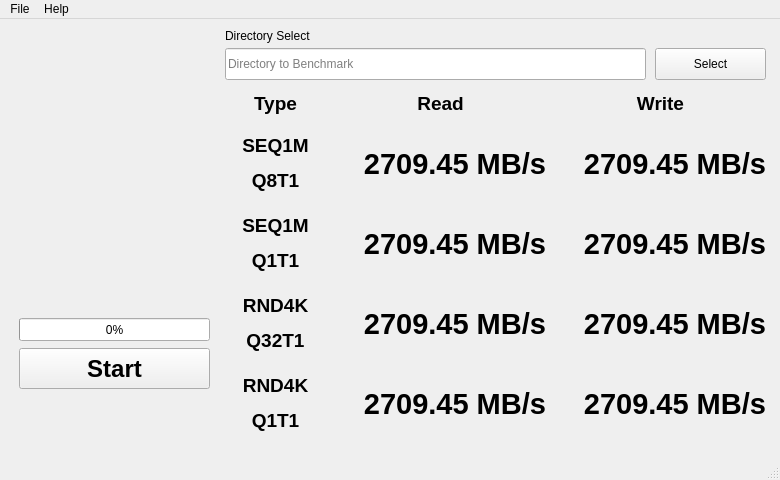
<?xml version="1.0" encoding="UTF-8"?>
<ui version="4.0">
 <class>MainWindow</class>
 <widget class="QMainWindow" name="MainWindow">
  <property name="geometry">
   <rect>
    <x>0</x>
    <y>0</y>
    <width>780</width>
    <height>480</height>
   </rect>
  </property>
  <property name="minimumSize">
   <size>
    <width>780</width>
    <height>480</height>
   </size>
  </property>
  <property name="maximumSize">
   <size>
    <width>780</width>
    <height>480</height>
   </size>
  </property>
  <property name="windowTitle">
   <string>Crazy DiskMark</string>
  </property>
  <property name="windowIcon">
   <iconset>
    <normaloff>images/icon.png</normaloff>images/icon.png</iconset>
  </property>
  <widget class="QWidget" name="centralwidget">
   <layout class="QHBoxLayout" name="horizontalLayout">
    <item>
     <widget class="QFrame" name="leftFrame">
      <property name="minimumSize">
       <size>
        <width>0</width>
        <height>0</height>
       </size>
      </property>
      <property name="maximumSize">
       <size>
        <width>210</width>
        <height>16777215</height>
       </size>
      </property>
      <property name="frameShape">
       <enum>QFrame::NoFrame</enum>
      </property>
      <property name="frameShadow">
       <enum>QFrame::Plain</enum>
      </property>
      <widget class="QLabel" name="logoLabel">
       <property name="geometry">
        <rect>
         <x>10</x>
         <y>0</y>
         <width>191</width>
         <height>281</height>
        </rect>
       </property>
       <property name="text">
        <string/>
       </property>
       <property name="pixmap">
        <pixmap>images/logo.png</pixmap>
       </property>
      </widget>
      <widget class="QPushButton" name="startPushButton">
       <property name="geometry">
        <rect>
         <x>10</x>
         <y>320</y>
         <width>191</width>
         <height>41</height>
        </rect>
       </property>
       <property name="font">
        <font>
         <pointsize>18</pointsize>
         <weight>75</weight>
         <bold>true</bold>
        </font>
       </property>
       <property name="text">
        <string>Start</string>
       </property>
      </widget>
      <widget class="QProgressBar" name="progressBar">
       <property name="geometry">
        <rect>
         <x>10</x>
         <y>290</y>
         <width>191</width>
         <height>23</height>
        </rect>
       </property>
       <property name="sizePolicy">
        <sizepolicy hsizetype="Fixed" vsizetype="Fixed">
         <horstretch>0</horstretch>
         <verstretch>0</verstretch>
        </sizepolicy>
       </property>
       <property name="value">
        <number>0</number>
       </property>
      </widget>
     </widget>
    </item>
    <item>
     <widget class="QFrame" name="rightFrame">
      <property name="frameShape">
       <enum>QFrame::NoFrame</enum>
      </property>
      <property name="frameShadow">
       <enum>QFrame::Plain</enum>
      </property>
      <widget class="QLineEdit" name="directoryLineEdit">
       <property name="geometry">
        <rect>
         <x>0</x>
         <y>20</y>
         <width>421</width>
         <height>32</height>
        </rect>
       </property>
       <property name="readOnly">
        <bool>true</bool>
       </property>
       <property name="placeholderText">
        <string>Directory to Benchmark</string>
       </property>
      </widget>
      <widget class="QLabel" name="directoryLabel">
       <property name="geometry">
        <rect>
         <x>0</x>
         <y>0</y>
         <width>141</width>
         <height>16</height>
        </rect>
       </property>
       <property name="text">
        <string>Directory Select</string>
       </property>
      </widget>
      <widget class="QPushButton" name="selectPushButton">
       <property name="geometry">
        <rect>
         <x>430</x>
         <y>20</y>
         <width>111</width>
         <height>32</height>
        </rect>
       </property>
       <property name="text">
        <string>Select</string>
       </property>
      </widget>
      <widget class="QLabel" name="typeLabel">
       <property name="geometry">
        <rect>
         <x>0</x>
         <y>60</y>
         <width>101</width>
         <height>31</height>
        </rect>
       </property>
       <property name="autoFillBackground">
        <bool>false</bool>
       </property>
       <property name="styleSheet">
        <string notr="true">font: 57 10pt &quot;Ubuntu&quot;;</string>
       </property>
       <property name="frameShape">
        <enum>QFrame::NoFrame</enum>
       </property>
       <property name="frameShadow">
        <enum>QFrame::Sunken</enum>
       </property>
       <property name="lineWidth">
        <number>1</number>
       </property>
       <property name="text">
        <string>&lt;html&gt;&lt;head/&gt;&lt;body&gt;&lt;p align=&quot;center&quot;&gt;&lt;span style=&quot; font-size:14pt; font-weight:600;&quot;&gt;Type&lt;/span&gt;&lt;/p&gt;&lt;/body&gt;&lt;/html&gt;</string>
       </property>
      </widget>
      <widget class="QLabel" name="ReadLabel">
       <property name="geometry">
        <rect>
         <x>110</x>
         <y>60</y>
         <width>211</width>
         <height>31</height>
        </rect>
       </property>
       <property name="autoFillBackground">
        <bool>false</bool>
       </property>
       <property name="styleSheet">
        <string notr="true">font: 57 10pt &quot;Ubuntu&quot;;</string>
       </property>
       <property name="frameShape">
        <enum>QFrame::NoFrame</enum>
       </property>
       <property name="frameShadow">
        <enum>QFrame::Sunken</enum>
       </property>
       <property name="lineWidth">
        <number>1</number>
       </property>
       <property name="text">
        <string>&lt;html&gt;&lt;head/&gt;&lt;body&gt;&lt;p align=&quot;center&quot;&gt;&lt;span style=&quot; font-size:14pt; font-weight:600;&quot;&gt;Read&lt;/span&gt;&lt;/p&gt;&lt;/body&gt;&lt;/html&gt;</string>
       </property>
      </widget>
      <widget class="QLabel" name="writeLabel">
       <property name="geometry">
        <rect>
         <x>330</x>
         <y>60</y>
         <width>211</width>
         <height>31</height>
        </rect>
       </property>
       <property name="autoFillBackground">
        <bool>false</bool>
       </property>
       <property name="styleSheet">
        <string notr="true">font: 57 10pt &quot;Ubuntu&quot;;</string>
       </property>
       <property name="frameShape">
        <enum>QFrame::NoFrame</enum>
       </property>
       <property name="frameShadow">
        <enum>QFrame::Sunken</enum>
       </property>
       <property name="lineWidth">
        <number>1</number>
       </property>
       <property name="text">
        <string>&lt;html&gt;&lt;head/&gt;&lt;body&gt;&lt;p align=&quot;center&quot;&gt;&lt;span style=&quot; font-size:14pt; font-weight:600;&quot;&gt;Write&lt;/span&gt;&lt;/p&gt;&lt;/body&gt;&lt;/html&gt;</string>
       </property>
      </widget>
      <widget class="QLabel" name="seq1mq8t1Label">
       <property name="geometry">
        <rect>
         <x>0</x>
         <y>100</y>
         <width>101</width>
         <height>71</height>
        </rect>
       </property>
       <property name="autoFillBackground">
        <bool>false</bool>
       </property>
       <property name="styleSheet">
        <string notr="true">font: 57 10pt &quot;Ubuntu&quot;;</string>
       </property>
       <property name="frameShape">
        <enum>QFrame::NoFrame</enum>
       </property>
       <property name="frameShadow">
        <enum>QFrame::Sunken</enum>
       </property>
       <property name="lineWidth">
        <number>1</number>
       </property>
       <property name="text">
        <string>&lt;html&gt;&lt;head/&gt;&lt;body&gt;&lt;p align=&quot;center&quot;&gt;&lt;span style=&quot; font-size:14pt; font-weight:600;&quot;&gt;SEQ1M&lt;/span&gt;&lt;/p&gt;&lt;p align=&quot;center&quot;&gt;&lt;span style=&quot; font-size:14pt; font-weight:600;&quot;&gt;Q8T1&lt;/span&gt;&lt;/p&gt;&lt;/body&gt;&lt;/html&gt;</string>
       </property>
      </widget>
      <widget class="QLabel" name="seq1mq1t1Label">
       <property name="geometry">
        <rect>
         <x>0</x>
         <y>180</y>
         <width>101</width>
         <height>71</height>
        </rect>
       </property>
       <property name="autoFillBackground">
        <bool>false</bool>
       </property>
       <property name="styleSheet">
        <string notr="true">font: 57 10pt &quot;Ubuntu&quot;;</string>
       </property>
       <property name="frameShape">
        <enum>QFrame::NoFrame</enum>
       </property>
       <property name="frameShadow">
        <enum>QFrame::Sunken</enum>
       </property>
       <property name="lineWidth">
        <number>1</number>
       </property>
       <property name="text">
        <string>&lt;html&gt;&lt;head/&gt;&lt;body&gt;&lt;p align=&quot;center&quot;&gt;&lt;span style=&quot; font-size:14pt; font-weight:600;&quot;&gt;SEQ1M&lt;/span&gt;&lt;/p&gt;&lt;p align=&quot;center&quot;&gt;&lt;span style=&quot; font-size:14pt; font-weight:600;&quot;&gt;Q1T1&lt;/span&gt;&lt;/p&gt;&lt;/body&gt;&lt;/html&gt;</string>
       </property>
      </widget>
      <widget class="QLabel" name="rnd4kq32t1Label">
       <property name="geometry">
        <rect>
         <x>0</x>
         <y>260</y>
         <width>101</width>
         <height>71</height>
        </rect>
       </property>
       <property name="autoFillBackground">
        <bool>false</bool>
       </property>
       <property name="styleSheet">
        <string notr="true">font: 57 10pt &quot;Ubuntu&quot;;</string>
       </property>
       <property name="frameShape">
        <enum>QFrame::NoFrame</enum>
       </property>
       <property name="frameShadow">
        <enum>QFrame::Sunken</enum>
       </property>
       <property name="lineWidth">
        <number>1</number>
       </property>
       <property name="text">
        <string>&lt;html&gt;&lt;head/&gt;&lt;body&gt;&lt;p align=&quot;center&quot;&gt;&lt;span style=&quot; font-size:14pt; font-weight:600;&quot;&gt;RND4K&lt;/span&gt;&lt;/p&gt;&lt;p align=&quot;center&quot;&gt;&lt;span style=&quot; font-size:14pt; font-weight:600;&quot;&gt;Q32T1&lt;/span&gt;&lt;/p&gt;&lt;/body&gt;&lt;/html&gt;</string>
       </property>
      </widget>
      <widget class="QLabel" name="rnd4kq1t1Label">
       <property name="geometry">
        <rect>
         <x>0</x>
         <y>340</y>
         <width>101</width>
         <height>71</height>
        </rect>
       </property>
       <property name="autoFillBackground">
        <bool>false</bool>
       </property>
       <property name="styleSheet">
        <string notr="true">font: 57 10pt &quot;Ubuntu&quot;;</string>
       </property>
       <property name="frameShape">
        <enum>QFrame::NoFrame</enum>
       </property>
       <property name="frameShadow">
        <enum>QFrame::Sunken</enum>
       </property>
       <property name="lineWidth">
        <number>1</number>
       </property>
       <property name="text">
        <string>&lt;html&gt;&lt;head/&gt;&lt;body&gt;&lt;p align=&quot;center&quot;&gt;&lt;span style=&quot; font-size:14pt; font-weight:600;&quot;&gt;RND4K&lt;/span&gt;&lt;/p&gt;&lt;p align=&quot;center&quot;&gt;&lt;span style=&quot; font-size:14pt; font-weight:600;&quot;&gt;Q1T1&lt;/span&gt;&lt;/p&gt;&lt;/body&gt;&lt;/html&gt;</string>
       </property>
      </widget>
      <widget class="QLabel" name="seq1mq8t1ReadLabel">
       <property name="geometry">
        <rect>
         <x>110</x>
         <y>100</y>
         <width>211</width>
         <height>71</height>
        </rect>
       </property>
       <property name="font">
        <font>
         <pointsize>22</pointsize>
         <weight>75</weight>
         <bold>true</bold>
        </font>
       </property>
       <property name="styleSheet">
        <string notr="true"/>
       </property>
       <property name="frameShape">
        <enum>QFrame::NoFrame</enum>
       </property>
       <property name="frameShadow">
        <enum>QFrame::Sunken</enum>
       </property>
       <property name="lineWidth">
        <number>1</number>
       </property>
       <property name="text">
        <string>2709.45 MB/s</string>
       </property>
       <property name="alignment">
        <set>Qt::AlignRight|Qt::AlignTrailing|Qt::AlignVCenter</set>
       </property>
      </widget>
      <widget class="QLabel" name="seq1mq8t1WriteLabel">
       <property name="geometry">
        <rect>
         <x>330</x>
         <y>100</y>
         <width>211</width>
         <height>71</height>
        </rect>
       </property>
       <property name="font">
        <font>
         <pointsize>22</pointsize>
         <weight>75</weight>
         <bold>true</bold>
        </font>
       </property>
       <property name="frameShape">
        <enum>QFrame::NoFrame</enum>
       </property>
       <property name="frameShadow">
        <enum>QFrame::Sunken</enum>
       </property>
       <property name="lineWidth">
        <number>1</number>
       </property>
       <property name="text">
        <string>2709.45 MB/s</string>
       </property>
       <property name="alignment">
        <set>Qt::AlignRight|Qt::AlignTrailing|Qt::AlignVCenter</set>
       </property>
      </widget>
      <widget class="QLabel" name="seq1mq1t1ReadLabel">
       <property name="geometry">
        <rect>
         <x>110</x>
         <y>180</y>
         <width>211</width>
         <height>71</height>
        </rect>
       </property>
       <property name="font">
        <font>
         <pointsize>22</pointsize>
         <weight>75</weight>
         <bold>true</bold>
        </font>
       </property>
       <property name="frameShape">
        <enum>QFrame::NoFrame</enum>
       </property>
       <property name="frameShadow">
        <enum>QFrame::Sunken</enum>
       </property>
       <property name="lineWidth">
        <number>1</number>
       </property>
       <property name="text">
        <string>2709.45 MB/s</string>
       </property>
       <property name="alignment">
        <set>Qt::AlignRight|Qt::AlignTrailing|Qt::AlignVCenter</set>
       </property>
      </widget>
      <widget class="QLabel" name="seq1mq1t1WriteLabel">
       <property name="geometry">
        <rect>
         <x>330</x>
         <y>180</y>
         <width>211</width>
         <height>71</height>
        </rect>
       </property>
       <property name="font">
        <font>
         <pointsize>22</pointsize>
         <weight>75</weight>
         <bold>true</bold>
        </font>
       </property>
       <property name="frameShape">
        <enum>QFrame::NoFrame</enum>
       </property>
       <property name="frameShadow">
        <enum>QFrame::Sunken</enum>
       </property>
       <property name="lineWidth">
        <number>1</number>
       </property>
       <property name="text">
        <string>2709.45 MB/s</string>
       </property>
       <property name="alignment">
        <set>Qt::AlignRight|Qt::AlignTrailing|Qt::AlignVCenter</set>
       </property>
      </widget>
      <widget class="QLabel" name="rnd4kq32t1ReadLabel">
       <property name="geometry">
        <rect>
         <x>110</x>
         <y>260</y>
         <width>211</width>
         <height>71</height>
        </rect>
       </property>
       <property name="font">
        <font>
         <pointsize>22</pointsize>
         <weight>75</weight>
         <bold>true</bold>
        </font>
       </property>
       <property name="frameShape">
        <enum>QFrame::NoFrame</enum>
       </property>
       <property name="frameShadow">
        <enum>QFrame::Sunken</enum>
       </property>
       <property name="lineWidth">
        <number>1</number>
       </property>
       <property name="text">
        <string>2709.45 MB/s</string>
       </property>
       <property name="alignment">
        <set>Qt::AlignRight|Qt::AlignTrailing|Qt::AlignVCenter</set>
       </property>
      </widget>
      <widget class="QLabel" name="rnd4kq32t1WriteLabel">
       <property name="geometry">
        <rect>
         <x>330</x>
         <y>260</y>
         <width>211</width>
         <height>71</height>
        </rect>
       </property>
       <property name="font">
        <font>
         <pointsize>22</pointsize>
         <weight>75</weight>
         <bold>true</bold>
        </font>
       </property>
       <property name="frameShape">
        <enum>QFrame::NoFrame</enum>
       </property>
       <property name="frameShadow">
        <enum>QFrame::Sunken</enum>
       </property>
       <property name="lineWidth">
        <number>1</number>
       </property>
       <property name="text">
        <string>2709.45 MB/s</string>
       </property>
       <property name="alignment">
        <set>Qt::AlignRight|Qt::AlignTrailing|Qt::AlignVCenter</set>
       </property>
      </widget>
      <widget class="QLabel" name="rnd4kq1t1ReadLabel">
       <property name="geometry">
        <rect>
         <x>110</x>
         <y>340</y>
         <width>211</width>
         <height>71</height>
        </rect>
       </property>
       <property name="font">
        <font>
         <pointsize>22</pointsize>
         <weight>75</weight>
         <bold>true</bold>
        </font>
       </property>
       <property name="frameShape">
        <enum>QFrame::NoFrame</enum>
       </property>
       <property name="frameShadow">
        <enum>QFrame::Sunken</enum>
       </property>
       <property name="lineWidth">
        <number>1</number>
       </property>
       <property name="text">
        <string>2709.45 MB/s</string>
       </property>
       <property name="alignment">
        <set>Qt::AlignRight|Qt::AlignTrailing|Qt::AlignVCenter</set>
       </property>
      </widget>
      <widget class="QLabel" name="rnd4kq1t1WriteLabel">
       <property name="geometry">
        <rect>
         <x>330</x>
         <y>340</y>
         <width>211</width>
         <height>71</height>
        </rect>
       </property>
       <property name="font">
        <font>
         <pointsize>22</pointsize>
         <weight>75</weight>
         <bold>true</bold>
        </font>
       </property>
       <property name="frameShape">
        <enum>QFrame::NoFrame</enum>
       </property>
       <property name="frameShadow">
        <enum>QFrame::Sunken</enum>
       </property>
       <property name="lineWidth">
        <number>1</number>
       </property>
       <property name="text">
        <string>2709.45 MB/s</string>
       </property>
       <property name="alignment">
        <set>Qt::AlignRight|Qt::AlignTrailing|Qt::AlignVCenter</set>
       </property>
      </widget>
     </widget>
    </item>
   </layout>
  </widget>
  <widget class="QMenuBar" name="menubar">
   <property name="geometry">
    <rect>
     <x>0</x>
     <y>0</y>
     <width>780</width>
     <height>21</height>
    </rect>
   </property>
   <widget class="QMenu" name="menuFile">
    <property name="title">
     <string>File</string>
    </property>
    <addaction name="actionQuit"/>
   </widget>
   <widget class="QMenu" name="menuHelp">
    <property name="title">
     <string>Help</string>
    </property>
    <addaction name="actionHelp"/>
    <addaction name="actionAbout"/>
   </widget>
   <addaction name="menuFile"/>
   <addaction name="menuHelp"/>
  </widget>
  <widget class="QStatusBar" name="statusbar">
   <property name="styleSheet">
    <string notr="true"/>
   </property>
  </widget>
  <action name="actionQuit">
   <property name="text">
    <string>Quit</string>
   </property>
  </action>
  <action name="actionAbout">
   <property name="icon">
    <iconset>
     <normaloff>images/about.png</normaloff>images/about.png</iconset>
   </property>
   <property name="text">
    <string>About</string>
   </property>
  </action>
  <action name="actionHelp">
   <property name="icon">
    <iconset>
     <normaloff>images/help.png</normaloff>images/help.png</iconset>
   </property>
   <property name="text">
    <string>Help</string>
   </property>
  </action>
 </widget>
 <resources/>
 <connections/>
</ui>
